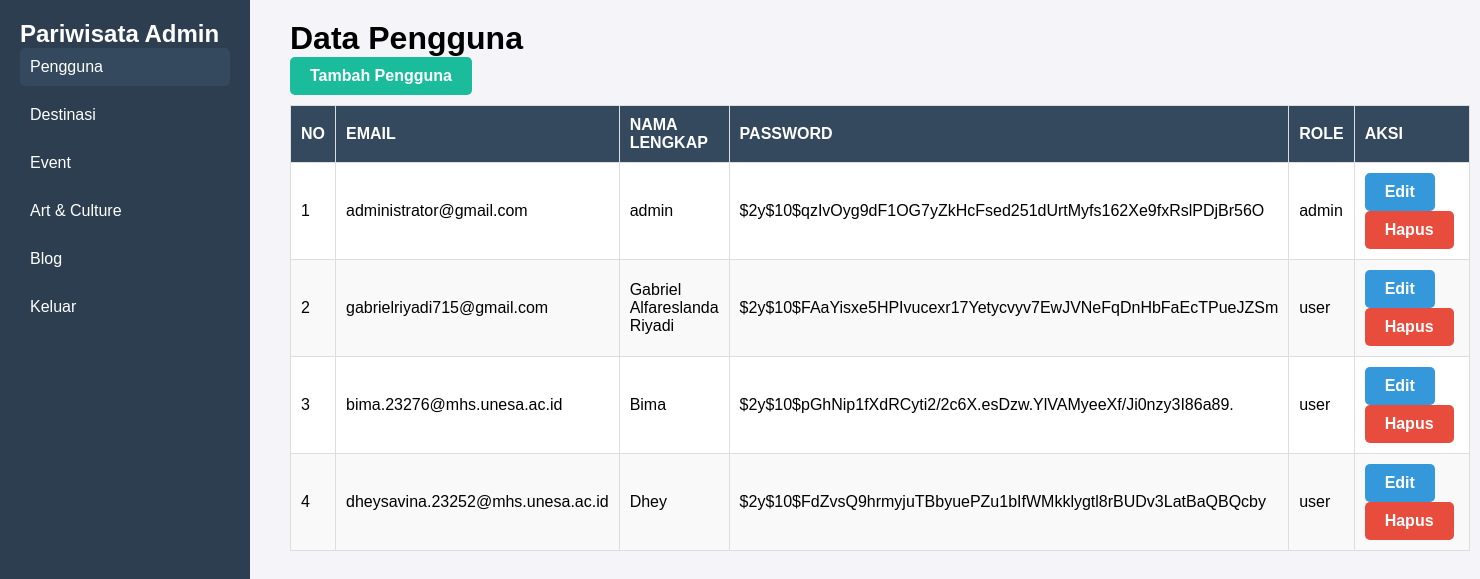
Page /Admin/admin.php (signed in) on the committed database.
### tables this page shows
CREATE TABLE `registrasi` (
  `id` int(11) NOT NULL,
  `email` varchar(255) NOT NULL,
  `fullname` varchar(255) NOT NULL,
  `password` varchar(255) NOT NULL,
  `role` enum('user','admin','') NOT NULL
);

### Admin/admin.php (the view, shortened to what this page needs)
<?php
include "../User/functions.php";
$users = mysqli_query($conn, "SELECT * FROM registrasi");
?>
<!DOCTYPE html>
<html lang="en">
<head>
    <link rel="stylesheet" href="adminStyle.css">
</head>
<body>
    <div class="admin-container">
        <aside class="sidebar">
            <div class="logo">
                <h2>Pariwisata Admin</h2>
            </div>
            <nav>
                <ul>
                    <li><a href="admin.php" class="active">Pengguna</a></li>
                    <li><a href="adminDestinasi.php">Destinasi</a></li>
                    <li><a href="adminEvent.php">Event</a></li>
                    <li><a href="adminArtCulture.php">Art & Culture</a></li>
                    <li><a href="adminBlog.php">Blog</a></li>
                    <li><a href="logout.php">Keluar</a></li>
                </ul>
            </nav>
        </aside>
        <main class="main-content">
            <header>
                <h1>Data Pengguna</h1>
                <a href="tambahPengguna.php" class="add-btn">Tambah Pengguna</a>
            </header>
            <section class="content">
                <table>
                    <thead>
                        <tr>
                            <th>No</th>
                            <th>Email</th>
                            <th>Nama Lengkap</th>
                            <th>Password</th>
                            <th>Role</th>
                            <th>Aksi</th>
                        </tr>
                    </thead>
                    <tbody>
                        <?php $no = 1;
                        while ($user = mysqli_fetch_assoc($users)) { ?>
                            <tr id="user-<?= $user['id']; ?>">
                                <td><?= $no++; ?></td>
                                <td><?= htmlspecialchars($user['email']); ?></td>
                                <td><?= htmlspecialchars($user['fullname']); ?></td>
                                <td><?= htmlspecialchars($user['password']); ?></td>
                                <td><?= htmlspecialchars($user['role']); ?></td>
                                <td>
                                    <a href="adminEditPengguna.php?edit_user=<?= $user['id']; ?>" class="table-btn edit-btn">Edit</a>
                                    <a href="javascript:void(0);" class="table-btn delete-btn" onclick="deleteUser(<?= $user['id']; ?>)">Hapus</a>
                                </td>
                            </tr>
                        <?php } ?>
                    </tbody>
                </table>
            </section>
        </main>
    </div>
</body>
</html>

### Admin/adminStyle.css (style rules this page uses)
* { margin: 0; padding: 0; box-sizing: border-box; }
body { font-family: Arial, sans-serif; background-color: #f4f4f9; }
.sidebar { width: 250px; background-color: #2c3e50; color: #fff; padding: 20px; position: fixed; height: 100%; }
.sidebar nav ul { list-style: none; }
.sidebar nav ul li a { text-decoration: none; color: #fff; display: block; padding: 10px; border-radius: 5px; margin-bottom: 10px; transition: background-color 0.3s; }
.sidebar nav ul li a:hover, .sidebar nav ul li a.active { background-color: #34495e; }
.main-content { margin-left: 270px; padding: 20px; }
.add-btn { display: inline-block; padding: 10px 20px; background-color: #1abc9c; color: #fff; text-decoration: none; border-radius: 5px; }
.add-btn, .edit-btn, .delete-btn { display: inline-block; padding: 10px 20px; border-radius: 5px; color: #fff; text-decoration: none; font-weight: bold; margin-right: 5px; transition: background-color 0.3s; }
.add-btn { background-color: #1abc9c; }
.edit-btn { background-color: #3498db; }
.delete-btn { background-color: #e74c3c; }
table { width: 100%; border-collapse: collapse; margin-top: 10px; background-color: #fff; }
table th, table td { padding: 10px; border: 1px solid #ddd; text-align: left; }
table th { background-color: #34495e; color: #fff; font-weight: bold; text-transform: uppercase; }
table tbody tr:nth-child(even) { background-color: #f9f9f9; }

### rows in the picture
registrasi: email "administrator@gmail.com", fullname "admin", password "$2y$10$qzIvOyg9dF1OG7yZkHcFsed251dUrtMyfs162Xe9fxRslPDjBr56O", role "admin"
registrasi: email "gabrielriyadi715@gmail.com", fullname "Gabriel Alfareslanda Riyadi", password "$2y$10$FAaYisxe5HPIvucexr17Yetycvyv7EwJVNeFqDnHbFaEcTPueJZSm", role "user"
registrasi: email "bima.23276@mhs.unesa.ac.id", fullname "Bima", password "$2y$10$pGhNip1fXdRCyti2/2c6X.esDzw.YlVAMyeeXf/Ji0nzy3I86a89.", role "user"
registrasi: email "dheysavina.23252@mhs.unesa.ac.id", fullname "Dhey", password "$2y$10$FdZvsQ9hrmyjuTBbyuePZu1bIfWMkklygtl8rBUDv3LatBaQBQcby", role "user"
